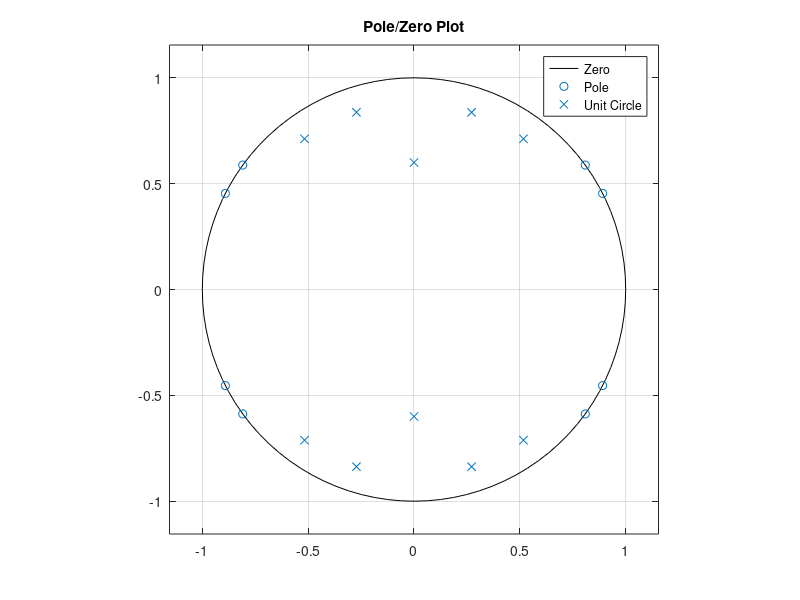
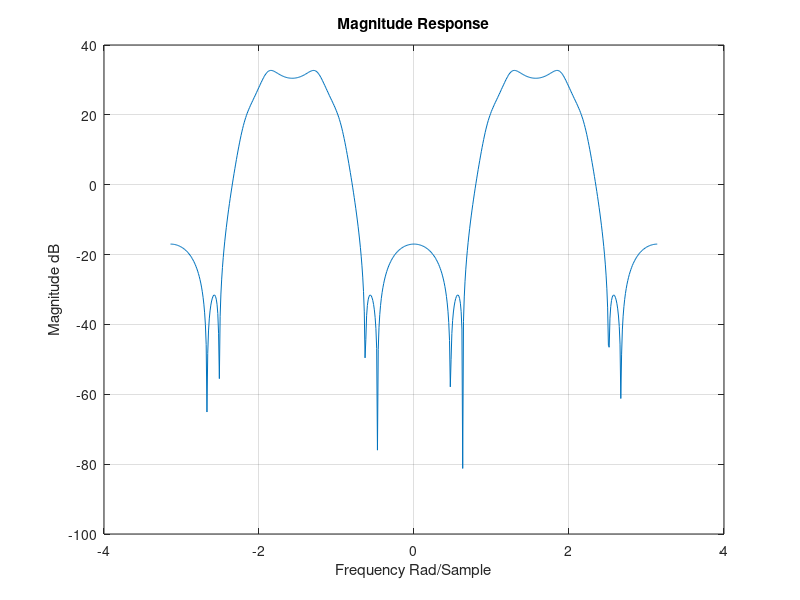

The MATLAB script that drew these images, in order: (Note: this script raises an error after producing the figures.)
function freq = frequencyTransform2()
    %%          Adjusting Variables
    tranBand = 0.1 * pi; % Transisiton Band
    Wc = 0.25 * pi; % Cutoff Frequency
    tranPeriod = (tranBand/2); % Transition Period
    Wp = Wc - (tranPeriod); %Passband Edge
    Ws = Wc + (tranPeriod); %Stopband Edge
    %transformerCoeff = exp(1i*pi); %Transform the 5fth order LPF
    %in section 6 into a highpass flter by rotating the pole-zero pattern by w
    %- - - - - - - - - - - - - - - - - - - - - - - - - - - - - - - - - - - 
    % Magnitude of r1 as 1  to be placed at the edge of the unit circle
    r1 = 1;
    % create z1 & z2 to be complex conjugate zeros.

    %- - - - - - - - - - - - - - - - - - - - - - - - - - - - - - - - - - -
    % Adjusting a pole to be at the edge of passband Wp, p2 & p3 are complex conjugate poles.
    % Values of p2 & p3 magnitude "r2" is detremined manually by trial & error.
    %Of  r2, that is determined manually or with MATLAB file that calculates the
    %minimium passband ripple required
    r2 = 0.88 ; %Inputed From the Function 

    %p1 = 4.7e-5 ; %Inputed From the Function ,  As the first part a = 0.6

    % Let the magnitude of the additional complex-conjugate poles
    %(p4 and p5) be the same as the magnitude of (p2 and p3). 
    r3 = r2;
    %Assign a shifter to a variable.
    rotation = exp(1i*pi/2);
    conjRotation = exp(-1i*pi/2)
    %% ZEROS
    z1 = r1*exp(1i*Ws).*rotation;
    z2 = r1*exp(-1i*Ws).*rotation;
    z3 = r1*exp(1i*(((pi-Ws)/2)+Ws)).*rotation;
    z4 = r1*exp(-1i*(((pi-Ws)/2)+Ws)).*rotation;
    %NEW ADDED ZEROS
    z5 = r1*exp(1i*Ws).*conjRotation;
    z6 = r1*exp(-1i*Ws).*conjRotation;
    z7 = r1*exp(1i*(((pi-Ws)/2)+Ws)).*conjRotation;
    z8 = r1*exp(-1i*(((pi-Ws)/2)+Ws)).*conjRotation;
    %% POLES
    p1 = 0.6.*rotation;
    p2 = r2*exp(1i*Wp).*rotation;
    p3 = r2*exp(-1i*Wp).*rotation;
    p4 = r3*exp(1i*(Wp/2)).*rotation;
    p5 = r3*exp(-1i*(Wp/2)).*rotation;
    %NEW ADDED POLES
    p6 = 0.6.*conjRotation;
    p7 = r2*exp(1i*Wp).*conjRotation;
    p8 = r2*exp(-1i*Wp).*conjRotation;
    p9 = r3*exp(1i*(Wp/2)).*conjRotation;
    p10 = r3*exp(-1i*(Wp/2)).*conjRotation;
    %% 1st Requirment

    % Transform the ?fth order LPF in section 6 into a highpass ?lter by
    %rotating the pole-zero pattern by ?.
    %Generate the plots described in section 3 for your HPF.
    z = [z1 z2 z3 z4 z5 z6 z7 z8]
    p = [p1 p2 p3 p4 p5 p6 p7 p8 p9 p10]
    [NUM_COEFF,DEN_COEFF] = zp2tf(z.' ,p.',1);

    % figure('name','5th Order LPF - Magnitude Response');
    % [h, w]=freqz(NUM_COEFF ,DEN_COEFF  ,-Wp:0.01:Wp);
    % MagnitudeRespo = 20*log10(abs(h)); 
    % plot(w,MagnitudeRespo); 
    % y= MagnitudeRespo;
    % difference = range(y) ;
    % grid on
    % title({'Magnitude Response |H(\ite^{\omega t})|';['Passband Ripples =',num2str(difference),'dB'];['At r2 =',num2str(r2),]})
    % xlabel('Frequency (rad/sample)')
    % ylabel('Magnitude (dB)')

    %Generate the plots described in section 3 for your filter
    %-------------------------------------------------------
    %   1. Pole-zero plot and the unit circle in the Z-domain.
    %--------------------------------------------------------
    figure('name','5th Order - Pole/Zero');
    zplane(NUM_COEFF ,DEN_COEFF ) ;
    grid on
    title('Pole/Zero Plot')
    legend on
    legend ('Zero','Pole','Unit Circle')
    %-------------------------------------------------------
    %   2. Magnitude response of the filter in dB in the frequency range
    %-------------------------------------------------------
    figure('name','3rd Order - Magnitude Response');
    freqRange = -pi:0.01:pi ; %Frequency Range
    [h,w] = freqz(NUM_COEFF ,DEN_COEFF  ,freqRange); 
    plot(w,20*log10(abs(h))); %Magnitude of the Frequency Response  
    grid on
    title('Magnitude Response')
    xlabel('Frequency Rad/Sample')
    ylabel('Magnitude dB')
    %-------------------------------------------------------
    %   3. Phase response of the Filter in the frequency range
    %-------------------------------------------------------
    figure('name','3rd Order - Phase Respone');
    [ph,w]=phasez(NUM_COEFF ,DEN_COEFF  ,freqRange) ;
    plot(w,ph);  
    grid on
    title('Phase Respone')
    xlabel('Frequency (rad/sample)')
    ylabel('Phase (rad)')
    %-------------------------------------------------------
    %   4. Group Delay of the filter in frequency range
    %-------------------------------------------------------
    figure('name', '3rd Order - Group Delay');
    groupDelay = grpdelay(NUM_COEFF, DEN_COEFF, freqRange);
    plot(freqRange,groupDelay);
    grid on
    title('Group Delay');
    xlabel('Frequency (rad/sample');
    ylabel('Group Delay');
    %-------------------------------------------------------
    %   5. Impulse response of the Filter
    %-------------------------------------------------------
    figure('name','3rd Order - Impulse Respone');
    impz(NUM_COEFF,DEN_COEFF ) ;
    grid on
    title('Impulse Response')
end